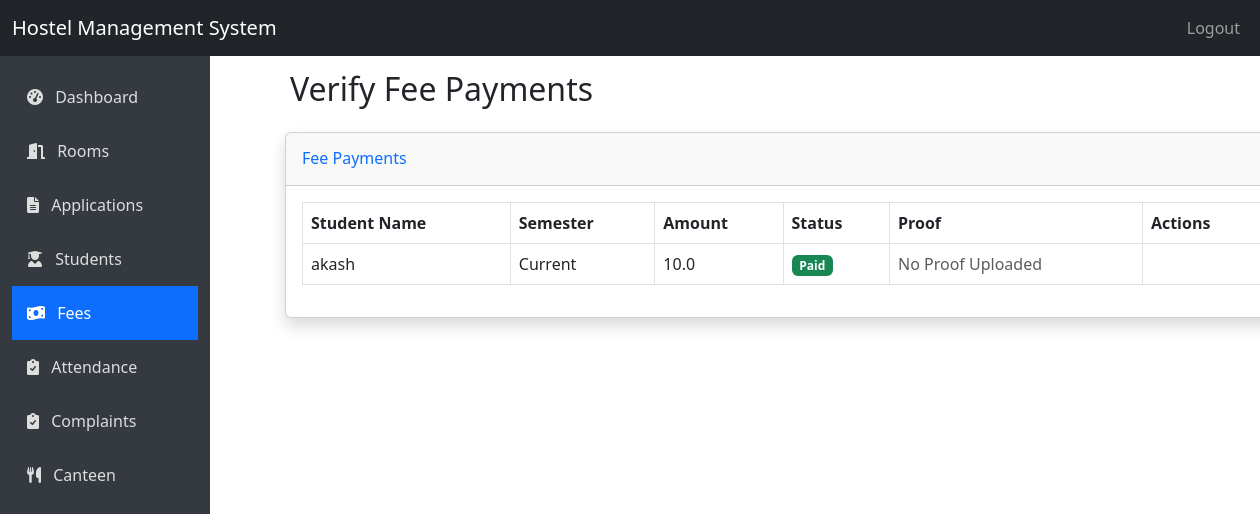
Screenshot of /admin/fees (signed in) with the database file from the repository.
### hostel1.0/app.py (models this page shows)
class Fee(db.Model):
    id = db.Column(db.Integer, primary_key=True)
    student_id = db.Column(db.Integer, db.ForeignKey('student.id'), nullable=False)
    amount = db.Column(db.Float, nullable=False)
    fee_type = db.Column(db.String(50), nullable=False)
    payment_date = db.Column(db.DateTime, default=datetime.utcnow)
    due_date = db.Column(db.DateTime, nullable=True)  # Add this field
    semester = db.Column(db.String(20), nullable=False)
    status = db.Column(db.String(20), default='unpaid')  # unpaid, paid
    transaction_id = db.Column(db.String(50), nullable=True)
    student = db.relationship('Student', backref='fees')
    created_at = db.Column(db.DateTime, default=datetime.utcnow)

class Student(db.Model):
    id = db.Column(db.Integer, primary_key=True)
    user_id = db.Column(db.Integer, db.ForeignKey('user.id'), nullable=False)
    name = db.Column(db.String(100), nullable=False)
    email = db.Column(db.String(100), unique=True, nullable=False)
    phone = db.Column(db.String(15), nullable=False)
    address = db.Column(db.String(200), nullable=False)
    course = db.Column(db.String(50), nullable=False)
    district = db.Column(db.String(75), nullable=False)
    year = db.Column(db.Integer, nullable=False)
    annual_income = db.Column(db.Integer, nullable=False)
    gender = db.Column(db.String(10), nullable=False)  # 'male' or 'female'
    room_id = db.Column(db.Integer, db.ForeignKey('room.id'), nullable=True)

### hostel1.0/app.py (the view)
@app.route('/admin/fees')
def admin_fees():
    if 'user_id' not in session or session['role'] != 'admin':
        return redirect(url_for('login'))
    fees = Fee.query.all()
    return render_template('admin/fees.html', fees=fees)

### hostel1.0/templates/admin/fees.html (shortened to what this page needs)
{% extends "layout.html" %}
{% block content %}
<h2 class="mb-4">Verify Fee Payments</h2>
<div class="card shadow mb-4">
    <div class="card-header py-3">
        <h6 class="m-0 font-weight-bold text-primary">Fee Payments</h6>
    </div>
    <div class="card-body">
        <div class="table-responsive">
            <table class="table table-bordered" width="100%" cellspacing="0">
                <thead>
                    <tr>
                        <th>Student Name</th>
                        <th>Semester</th>
                        <th>Amount</th>
                        <th>Status</th>
                        <th>Proof</th>
                        <th>Actions</th>
                    </tr>
                </thead>
                <tbody>
                    {% for fee in fees %}
                    <tr>
                        <td>{{ fee.student.name }}</td>
                        <td>{{ fee.semester }}</td>
                        <td>{{ fee.amount }}</td>
                        <td>
                            {% if fee.status == 'paid' %}
                                <span class="badge bg-success">Paid</span>
                            {% else %}
                                <span class="badge bg-danger">Unpaid</span>
                            {% endif %}
                        </td>
                        <td>
                            {% if fee.proof_url %}
                                <a href="{{ url_for('static', filename='uploads/' + fee.proof_url) }}" target="_blank">View Proof</a>
                            {% else %}
                                <span class="text-muted">No Proof Uploaded</span>
                            {% endif %}
                        </td>
                        <td>
                        </td>
                    </tr>
                    {% endfor %}
                </tbody>
            </table>
        </div>
    </div>
</div>
{% endblock %}

### hostel1.0/templates/admin/fees.html (style rules this page uses)
.card { margin-left: 15px; }
h2.mb-4 { padding-left: 20px; }

### rows the page displays
Fee: student.name "akash", semester "Current", amount "10.0", status "Paid"
